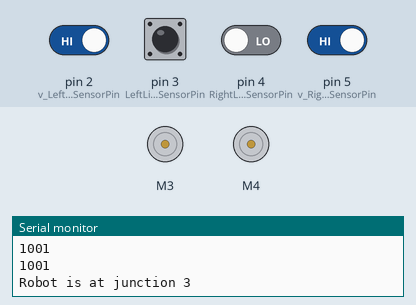
Bench run of a sketch on a simulated Arduino Uno, built with avr-gcc and run on an emulated ATmega328P. Parts: 2 × DC motor (green arrow = forward, orange = backward, longer = faster), the last lines printed to the serial monitor. The test bench sets the inputs (shaded band); at power-on: pin 2 (v_LeftLineSensorPin), pin 5 (v_RightLineSensorPin) HIGH, pin 3 (LeftLineSensorPin), pin 4 (RightLineSensorPin) LOW.

Above: at 3.2 s.
3.3 s: pin 2 (v_LeftLineSensorPin) driven LOW and pin 5 (v_RightLineSensorPin) driven LOW
At 4.6 s:
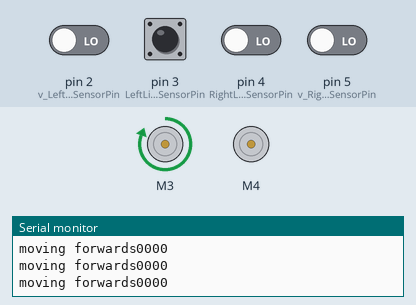
5.5 s: pin 3 (LeftLineSensorPin) driven HIGH
At 6.81 s:
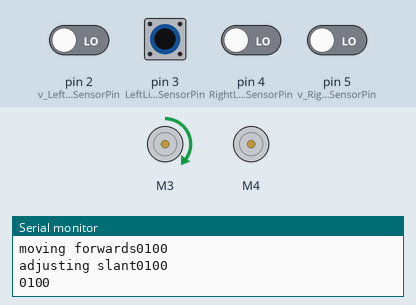
8.5 s: pin 3 (LeftLineSensorPin) driven LOW
10.6 s: pin 4 (RightLineSensorPin) driven HIGH
At 11.3 s:
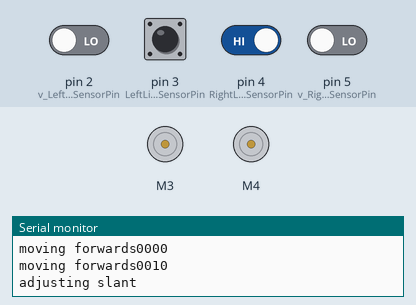
13.6 s: pin 4 (RightLineSensorPin) driven LOW
15.7 s: pin 3 (LeftLineSensorPin) pulsed HIGH 2 times (0.12 s each, 0.3 s apart)
At 15.8 s:
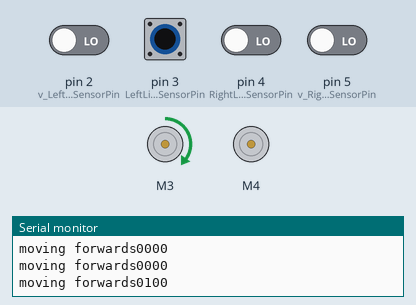
Timing chart, 0 to 18.7 s (numbered marks = the images above; inputs shaded):
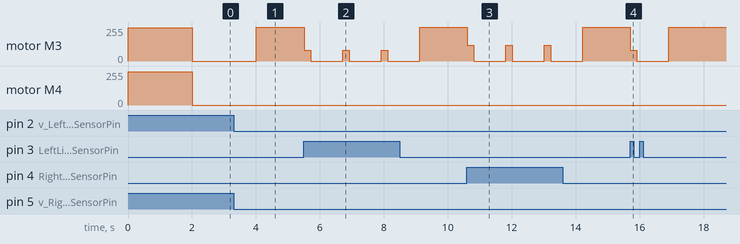

Measured:
- after the input at 3.3 s, motor M3: stopped → forward 255/255 after 0.70 s
- after the input at 5.5 s, motor M3: alternates forward 80/255 for 0.20 s and stopped for 1.0 s, starting at once
- after the input at 10.6 s, motor M3: alternates forward 120/255 for 0.20 s and stopped for 1.0 s, starting at once
- after the input at 15.7 s, motor M3: forward 255/255 → forward 80/255 at once, → stopped 0.20 s later, → forward 255/255 1.0 s later

The sketch:

line_follow_testing2.ino
```cpp
#include <Adafruit_MotorShield.h>

Adafruit_MotorShield AFMS = Adafruit_MotorShield();
Adafruit_DCMotor *left = AFMS.getMotor(3);
Adafruit_DCMotor *right = AFMS.getMotor(4);

//linesensors pins
int v_LeftLineSensorPin = 2;
int LeftLineSensorPin = 3;
int RightLineSensorPin = 4;
int v_RightLineSensorPin = 5;


//junction number variable
int junction_num;

double degree_time(int rpm) {
    int r_big = 20;
    int r_small = 4;

    // no. revs for 1 degree rotation
    double one_deg = (double)(r_big / r_small) / 360.0;

    // rotation per second
    double rps = (double)rpm / 60.0;

    // time taken for 1 rotation
    double period = 1.0 / rps;

    // time taken for 1 revolution
    double t_onedeg = (double)(one_deg * period);

    return t_onedeg;
}

// forward = 1, backward =
void left_motor(int rpm, int direction){
  left->setSpeed(rpm);
  if (direction == 1) {
    left->run(FORWARD);}
  else {
    left->run(BACKWARD);
  }
}

void right_motor(int rpm, int direction){
  right->setSpeed(rpm);
  if (direction == 1) {
  left->run(FORWARD);}
  else {
    left->run(BACKWARD);
  }
}

void setup() {
  // put your setup code here, to run once:
  Serial.begin(9600);

  //Pins for Line Sensors
  pinMode(v_LeftLineSensorPin,INPUT);
  pinMode(LeftLineSensorPin,INPUT);
  pinMode(RightLineSensorPin,INPUT);
  pinMode(v_RightLineSensorPin,INPUT);

  if (!AFMS.begin()) {         // create with the default frequency 1.6KHz
  // if (!AFMS.begin(1000)) {  // OR with a different frequency, say 1KHz
    Serial.println("Could not find Motor Shield. Check wiring.");
    while (1);
  }

  Serial.println("Motor Shield found.");

  //initiating speed and direction of wheels
  // left_motor(200, 1);
  // right_motor(200, 1);

  left->setSpeed(250);
  right->setSpeed(250);
  left->run(FORWARD);
  right->run(FORWARD);

  delay(2000);
  Serial.println("Delay Over");
}


void turn_left(int rpm){
  // Adjust to the right
  left->setSpeed(rpm);
  right->setSpeed(rpm);
  left->run(FORWARD);
  right->run(BACKWARD);
}

void turn_right(int rpm){
  // Adjust to the right
  left->setSpeed(rpm);
  right->setSpeed(rpm);
  left->run(BACKWARD);
  right->run(FORWARD);
}

void forward(int rpm){
  // left_motor(rpm, 1);
  // right_motor(rpm,1);
  left->setSpeed(rpm);
  right->setSpeed(rpm);
  left->run(FORWARD);
  right->run(FORWARD);

}

void reverse(int rpm){
  left_motor(rpm, 0);
  right_motor(rpm, 0);
}

void stop(){
  // cuts power to motor, does not brake
  left->run(RELEASE);
  right->run(RELEASE);
}

void light_sequence(int &v_leftVal, int &leftVal, int &rightVal, int &v_rightVal) {
  v_leftVal = digitalRead(v_LeftLineSensorPin);
  leftVal = digitalRead(LeftLineSensorPin);
  rightVal = digitalRead(RightLineSensorPin);
  v_rightVal = digitalRead(v_RightLineSensorPin);

  Serial.print(v_leftVal);
  Serial.print(leftVal);
  Serial.print(rightVal);
  Serial.println(v_rightVal);
}

void loop() {
  // Variables to store sensor values
  int v_leftVal, leftVal, rightVal, v_rightVal;

  // Read sensor values
  light_sequence(v_leftVal, leftVal, rightVal, v_rightVal);

  /* correct
  // //turn right
  //     left_motor(120, 1);
  //     right_motor(80, 1);}

  // turn left
      left_motor(80, 1);
      right_motor(120, 1);}
  */

  // Straight line motion
  if (v_leftVal == 0 && leftVal == 1 && rightVal == 1 && v_rightVal == 0) {
    // Forward motion
    left_motor(255, 1);
    right_motor(255, 1);
    Serial.print("moving forwards");
  } else if (v_leftVal == 0 && leftVal == 0 && rightVal == 0 && v_rightVal == 0) {
    // Forward motion
    left_motor(255, 1);
    right_motor(255, 1);
    Serial.print("moving forwards");

  } else
    // Either robot has slanted or has met a junction

    // Slant left
    if (v_leftVal == 0 && leftVal == 0 && rightVal == 1 && v_rightVal == 0) {
      //turn right
      left_motor(120, 1);
      right_motor(80, 1);
      delay(200);
      stop();
      Serial.print("adjusting slant");
      delay(1000);
      light_sequence(v_leftVal, leftVal, rightVal, v_rightVal);
    }

    // Slant right
    else if (v_leftVal == 0 && leftVal == 1 && rightVal == 0 && v_rightVal == 0) {
      // turn left
      left_motor(80, 1);
      right_motor(120, 1);
      delay(200);
      stop();
      Serial.print("adjusting slant");
      delay(1000);
      light_sequence(v_leftVal, leftVal, rightVal, v_rightVal);
    }

    // Junctions
    else {
      // Determine junction number based on sensor values
      if (v_leftVal == 0 && leftVal == 0 && rightVal == 0 && v_rightVal == 1) {
        junction_num = 1;
      } else if (v_leftVal == 1 && leftVal == 0 && rightVal == 0 && v_rightVal == 0) {
          junction_num = 2;
      } else if (v_leftVal == 1 && leftVal == 0 && rightVal == 0 && v_rightVal == 1){
          junction_num = 3;
      } else if (v_leftVal == 1 && leftVal == 1 && rightVal == 1 && v_rightVal == 1){
          junction_num = 4;
      } else if (v_leftVal == 0 && leftVal == 1 && rightVal == 1 && v_rightVal == 1){
          junction_num = 5;
      } else if (v_leftVal == 1 && leftVal == 1 && rightVal == 1 && v_rightVal == 0){
        junction_num = 6;}
        light_sequence(v_leftVal, leftVal, rightVal, v_rightVal);
        Serial.print("Robot is at junction ");
        Serial.println(junction_num);
        stop();
        delay(1000);
        // Junctions end
    }}
```
